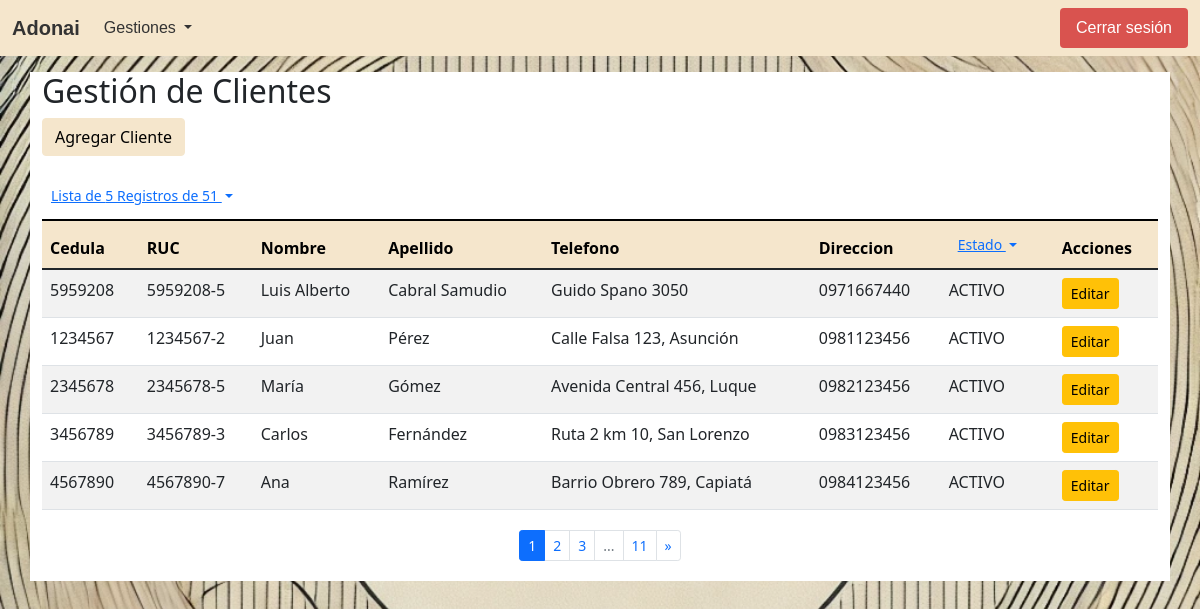
The page /gestion_clientes.php (signed in) on the database as committed earlier.
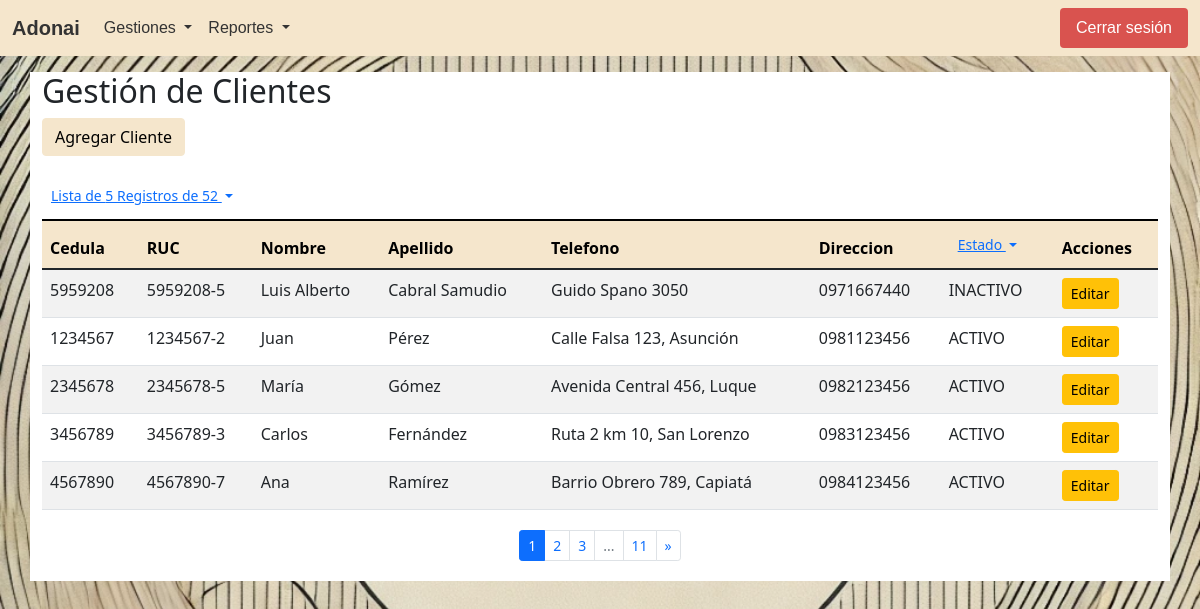
The same page on the database as committed later.
### tables this page shows
CREATE TABLE IF NOT EXISTS `clientes` (
  `id_cliente` int(11) NOT NULL AUTO_INCREMENT,
  `cedula` varchar(50) NOT NULL,
  `ruc` varchar(50) DEFAULT NULL,
  `nombre` varchar(100) NOT NULL,
  `apellido` varchar(100) NOT NULL,
  `direccion` text,
  `telefono` varchar(15) DEFAULT NULL,
  `estado` enum('ACTIVO','INACTIVO') DEFAULT 'ACTIVO',
  `fch_estado` datetime DEFAULT NULL,
  `creado_en` datetime DEFAULT NULL,
  `actualizado_en` datetime DEFAULT NULL,
  PRIMARY KEY (`id_cliente`)
);

### procesos/Clientes.php (called while the page is built, shortened)
<?php
class Clientes
{
    private $dbConnect = null;
    public function __construct()
    {
        $Conexion = new Conexion();
        $this->dbConnect = $Conexion->conectar();
    }
    public function getTotalItemsClientes($estado = 'TODO', $id_cliente = -1)
    {
        $total_registros  = 1;
        $conn = $this->dbConnect;
        $sql = "SELECT COUNT(*) total_registros FROM clientes";
        if ($estado == 'TODO') {
            $sql = "$sql where estado in ('ACTIVO', 'INACTIVO', ?)";
        } else {
            $sql = "$sql where estado = ?";
        }
        $stmt = $conn->prepare($sql);
        if ($id_cliente > -1) {
            $result = $stmt->bind_param("si", $estado, $id_cliente);
        } else {
            $result = $stmt->bind_param("s", $estado);
        }
        $result = $stmt->execute();
        $result = $stmt->get_result();
        if ($result->num_rows > 0) {
            $row = $result->fetch_assoc();
            $total_registros = $row['total_registros'];
        }
        return $total_registros;
    }
    public function getClientes($estado = 'TODO', $page = 1, $num_results_on_page = 5)
    {
        $calc_page = ($page - 1) * $num_results_on_page;
        $conn = $this->dbConnect;
        $sql = "SELECT * FROM clientes";
        if ($estado == 'TODO') {
            $sql = "$sql where estado in ('ACTIVO', 'INACTIVO', ?) ORDER BY id_cliente LIMIT ?,?";
        } else {
            $sql = "$sql where estado = ? ORDER BY id_cliente LIMIT ?,?";
        }
        $stmt = $conn->prepare($sql);
        $result = $stmt->bind_param("sii", $estado, $calc_page, $num_results_on_page);
        $result = $stmt->execute();
        $result = $stmt->get_result();
        return $result;
    }
}

### procesos/Ventanas.php (called while the page is built, shortened)
<?php
class Ventanas
{
    private $dbConnect = null;
    public function __construct()
    {
        $Conexion = new Conexion();
        $this->dbConnect = $Conexion->conectar();
    }
    public function getVentanasPorRolGrupo($id_rol, $grupo)
    {
        $conn = $this->dbConnect;
        $sql = "SELECT distinct vent.id_ventana, vent.descripcion FROM ventanas vent, rol_ventanas rove where rove.id_ventana=vent.id_ventana and vent.estado='ACTIVO' and rove.estado='ACTIVO' and rove.id_rol = ? and vent.grupo = ?";
        $stmt = $conn->prepare($sql);
        $stmt->bind_param("is", $id_rol, $grupo);
        $result = $stmt->execute();
        $result = $stmt->get_result();
        return $result;
    }
    public function getGruposVentanasPorRol($id_rol)
    {
        $conn = $this->dbConnect;
        $sql = "SELECT distinct vent.grupo FROM ventanas vent, rol_ventanas rove where rove.id_ventana=vent.id_ventana and vent.estado='ACTIVO' and rove.estado='ACTIVO' and rove.id_rol = ?";
        $stmt = $conn->prepare($sql);
        $stmt->bind_param("i", $id_rol);
        $result = $stmt->execute();
        $result = $stmt->get_result();
        return $result;
    }
}

### gestion_clientes.php (the view, shortened to what the changed rows need)
<?php
include_once 'procesos/Clientes.php';
$Clientes = new Clientes();
if ($_SERVER['REQUEST_METHOD'] == 'GET') {
    $num_results_on_page = isset($_GET['nrop']) && is_numeric($_GET['nrop']) ? $_GET['nrop'] : 5;
    $page = isset($_GET['pn']) && is_numeric($_GET['pn']) ? $_GET['pn'] : 1;
    $estado = isset($_GET['e']) && is_string($_GET['e']) ? $_GET['e'] : 'TODO';
    if (isset($_GET["id_cliente"]) && $_GET["id_cliente"] >= 0) {
        $result = $Clientes->getCliente($_GET["id_cliente"]);
        $total_pages = $Clientes->getTotalItemsClientes($estado, $_GET["id_cliente"]);
    } else {
        $result = $Clientes->getClientes($estado, $page, $num_results_on_page);
        $total_pages = $Clientes->getTotalItemsClientes($estado);
    }
} else if ($_SERVER['REQUEST_METHOD'] == 'POST') {
    if (isset($_POST["id_cliente"]) && $_POST["id_cliente"] >= 0) {
        $resultado = $Clientes->updateCliente($_POST);
        header("Location: gestion_clientes.php");
    } else {
        $resultado = $Clientes->insertCliente($_POST);
        header("Location: gestion_clientes.php");
    }
};
?>
<!DOCTYPE html>
<html lang="es">
<head>
    <link href="https://cdn.jsdelivr.net/npm/bootstrap@5.1.3/dist/css/bootstrap.min.css" rel="stylesheet">
</head>
<body class="container-index">
    <?php
    include_once("navbar.php")
    ?>
    <div class="container bg-white mt-3">
        <h2>Gestión de Clientes</h2>
        <table class="table table-striped table-responsive caption-top">
            <caption>
                <div class="btn-group">
                    <button class="btn btn-link btn-sm dropdown-toggle" type="button" id="EstadoDropdown" data-bs-toggle="dropdown" data-bs-auto-close="true" aria-expanded="false">
                        Lista de <?php echo $num_results_on_page ?> Registros de <?php echo $total_pages ?>
                    </button>
                </div>
            </caption>
            <thead class="table-principal">
                <tr>
                    <th>Cedula</th>
                    <th>RUC</th>
                    <th>Nombre</th>
                    <th>Apellido</th>
                    <th>Telefono</th>
                    <th>Direccion</th>
                    <th>
                        <div class="btn-group">
                            <button class="btn btn-link btn-sm dropdown-toggle" type="button" id="EstadoDropdown" data-bs-toggle="dropdown" data-bs-auto-close="true" aria-expanded="false">
                                Estado
                            </button>
                        </div>
                    </th>
                    <th>Acciones</th>
                </tr>
            </thead>
            <tbody>
                <?php while ($cliente = $result->fetch_assoc()): ?>
                    <tr>
                        <td><?php echo $cliente['cedula']; ?></td>
                        <td><?php echo $cliente['ruc']; ?></td>
                        <td><?php echo $cliente['nombre']; ?></td>
                        <td><?php echo $cliente['apellido']; ?></td>
                        <td><?php echo $cliente['direccion']; ?></td>
                        <td><?php echo $cliente['telefono']; ?></td>
                        <td><?php echo $cliente['estado']; ?></td>
                        <td>
                            <a href="#" class="btn btn-warning btn-sm" data-bs-toggle="modal" data-bs-target="#updClienteModal" onclick="loadData(<?php echo htmlspecialchars(json_encode($cliente)); ?>)">Editar</a>
                        </td>
                    </tr>
                <?php endwhile; ?>
            </tbody>
        </table>
    </div>
</body>
</html>

### navbar.php (shortened to what the changed rows need)
<?php
$id_rol = $_SESSION['usuario']['rol'];
include_once 'procesos/Ventanas.php';
$Ventanas = new Ventanas();
?>
<link href="./assets/css/style-principal.css" rel="stylesheet">
<nav class="navbar navbar-expand-lg navbar-light navbar-adonai-store bg-principal">
    <div class="container-fluid">
        <div class="collapse navbar-collapse" id="navbarNav">
            <ul class="navbar-nav">
                <?php
                $GruposVentanas = $Ventanas->getGruposVentanasPorRol($id_rol);
                while ($grupoVentana = $GruposVentanas->fetch_assoc()) {
                ?>
                    <li class="nav-item dropdown">
                        <a class="nav-link dropdown-toggle" href="#" id="navbarDropdown<?php echo $grupoVentana['grupo']; ?>" role="button" data-bs-toggle="dropdown" aria-expanded="false" style="color: #333333;">
                            <?php echo $grupoVentana['grupo']; ?>
                        </a>
                            <?php
                            $ventanas = $Ventanas->getVentanasPorRolGrupo($id_rol, $grupoVentana['grupo']);
                            ?>
                    </li>
                <?php } ?>
            </ul>
        </div>
    </div>
</nav>

Rows that differ between the two databases and show on the page:
changed clientes "Luis Alberto": estado "ACTIVO" → "INACTIVO"
Other text that changed with them:
$total_pages: "51" → "52"
new list line: "Reportes"
